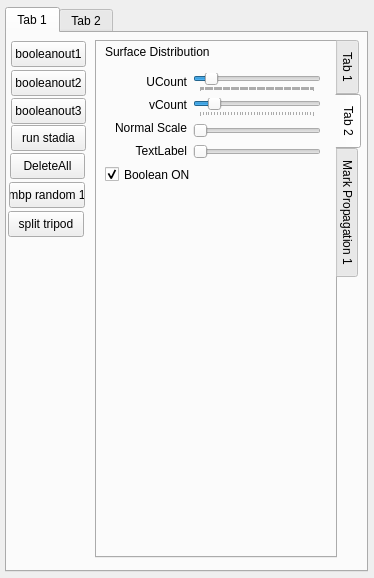
<?xml version="1.0" encoding="UTF-8"?>
<ui version="4.0">
 <class>boolsubstractgui</class>
 <widget class="QWidget" name="boolsubstractgui">
  <property name="geometry">
   <rect>
    <x>0</x>
    <y>0</y>
    <width>374</width>
    <height>578</height>
   </rect>
  </property>
  <property name="windowTitle">
   <string>boolsubstractgui</string>
  </property>
  <widget class="QTabWidget" name="tabWidget">
   <property name="geometry">
    <rect>
     <x>5</x>
     <y>7</y>
     <width>363</width>
     <height>565</height>
    </rect>
   </property>
   <property name="sizePolicy">
    <sizepolicy hsizetype="Expanding" vsizetype="Preferred">
     <horstretch>0</horstretch>
     <verstretch>0</verstretch>
    </sizepolicy>
   </property>
   <property name="currentIndex">
    <number>0</number>
   </property>
   <widget class="QWidget" name="tab">
    <attribute name="title">
     <string>Tab 1</string>
    </attribute>
    <widget class="QPushButton" name="pushButton">
     <property name="geometry">
      <rect>
       <x>4</x>
       <y>8</y>
       <width>75</width>
       <height>26</height>
      </rect>
     </property>
     <property name="text">
      <string>booleanout1</string>
     </property>
    </widget>
    <widget class="QPushButton" name="pushButton_2">
     <property name="geometry">
      <rect>
       <x>4</x>
       <y>37</y>
       <width>75</width>
       <height>26</height>
      </rect>
     </property>
     <property name="text">
      <string>booleanout2</string>
     </property>
    </widget>
    <widget class="QPushButton" name="pushButton_3">
     <property name="geometry">
      <rect>
       <x>4</x>
       <y>65</y>
       <width>75</width>
       <height>26</height>
      </rect>
     </property>
     <property name="text">
      <string>booleanout3</string>
     </property>
    </widget>
    <widget class="QTabWidget" name="tabWidget_2">
     <property name="geometry">
      <rect>
       <x>88</x>
       <y>7</y>
       <width>266</width>
       <height>518</height>
      </rect>
     </property>
     <property name="tabPosition">
      <enum>QTabWidget::East</enum>
     </property>
     <property name="currentIndex">
      <number>1</number>
     </property>
     <widget class="QWidget" name="model1tab">
      <property name="autoFillBackground">
       <bool>false</bool>
      </property>
      <attribute name="title">
       <string>Tab 1</string>
      </attribute>
      <widget class="QWidget" name="horizontalLayoutWidget">
       <property name="geometry">
        <rect>
         <x>2</x>
         <y>2</y>
         <width>229</width>
         <height>148</height>
        </rect>
       </property>
       <layout class="QHBoxLayout" name="horizontalLayout">
        <item>
         <layout class="QVBoxLayout" name="verticalLayout_2">
          <item>
           <widget class="QLabel" name="label">
            <property name="text">
             <string>x</string>
            </property>
            <property name="alignment">
             <set>Qt::AlignRight|Qt::AlignTrailing|Qt::AlignVCenter</set>
            </property>
           </widget>
          </item>
          <item>
           <widget class="QLabel" name="label_2">
            <property name="text">
             <string>y</string>
            </property>
            <property name="alignment">
             <set>Qt::AlignRight|Qt::AlignTrailing|Qt::AlignVCenter</set>
            </property>
           </widget>
          </item>
          <item>
           <widget class="QLabel" name="label_4">
            <property name="text">
             <string>z</string>
            </property>
            <property name="alignment">
             <set>Qt::AlignRight|Qt::AlignTrailing|Qt::AlignVCenter</set>
            </property>
           </widget>
          </item>
          <item>
           <widget class="QLabel" name="label_5">
            <property name="text">
             <string>angle</string>
            </property>
            <property name="alignment">
             <set>Qt::AlignRight|Qt::AlignTrailing|Qt::AlignVCenter</set>
            </property>
           </widget>
          </item>
          <item>
           <widget class="QLabel" name="label_6">
            <property name="text">
             <string>radius</string>
            </property>
            <property name="alignment">
             <set>Qt::AlignRight|Qt::AlignTrailing|Qt::AlignVCenter</set>
            </property>
           </widget>
          </item>
          <item>
           <widget class="QLabel" name="label_3">
            <property name="text">
             <string>length</string>
            </property>
            <property name="alignment">
             <set>Qt::AlignRight|Qt::AlignTrailing|Qt::AlignVCenter</set>
            </property>
           </widget>
          </item>
         </layout>
        </item>
        <item>
         <layout class="QVBoxLayout" name="verticalLayout">
          <item>
           <widget class="QSlider" name="xslider">
            <property name="maximum">
             <number>1000</number>
            </property>
            <property name="orientation">
             <enum>Qt::Horizontal</enum>
            </property>
           </widget>
          </item>
          <item>
           <widget class="QSlider" name="yslider">
            <property name="maximum">
             <number>1000</number>
            </property>
            <property name="orientation">
             <enum>Qt::Horizontal</enum>
            </property>
           </widget>
          </item>
          <item>
           <widget class="QSlider" name="zslider">
            <property name="maximum">
             <number>1000</number>
            </property>
            <property name="orientation">
             <enum>Qt::Horizontal</enum>
            </property>
           </widget>
          </item>
          <item>
           <widget class="QSlider" name="angleslider">
            <property name="maximum">
             <number>90</number>
            </property>
            <property name="value">
             <number>15</number>
            </property>
            <property name="orientation">
             <enum>Qt::Horizontal</enum>
            </property>
           </widget>
          </item>
          <item>
           <widget class="QSlider" name="radiusslider">
            <property name="minimum">
             <number>1</number>
            </property>
            <property name="maximum">
             <number>1000</number>
            </property>
            <property name="value">
             <number>20</number>
            </property>
            <property name="orientation">
             <enum>Qt::Horizontal</enum>
            </property>
           </widget>
          </item>
          <item>
           <widget class="QSlider" name="lengthslider">
            <property name="minimum">
             <number>10</number>
            </property>
            <property name="maximum">
             <number>1000</number>
            </property>
            <property name="value">
             <number>300</number>
            </property>
            <property name="orientation">
             <enum>Qt::Horizontal</enum>
            </property>
           </widget>
          </item>
         </layout>
        </item>
       </layout>
      </widget>
      <widget class="QCheckBox" name="bool_check">
       <property name="geometry">
        <rect>
         <x>5</x>
         <y>152</y>
         <width>85</width>
         <height>17</height>
        </rect>
       </property>
       <property name="text">
        <string>Boolean ON</string>
       </property>
       <property name="checked">
        <bool>true</bool>
       </property>
      </widget>
     </widget>
     <widget class="QWidget" name="tab_4">
      <attribute name="title">
       <string>Tab 2</string>
      </attribute>
      <widget class="QWidget" name="horizontalLayoutWidget_2">
       <property name="geometry">
        <rect>
         <x>7</x>
         <y>20</y>
         <width>228</width>
         <height>108</height>
        </rect>
       </property>
       <layout class="QHBoxLayout" name="horizontalLayout_2">
        <item>
         <layout class="QVBoxLayout" name="verticalLayout_3">
          <item>
           <widget class="QLabel" name="label_9">
            <property name="text">
             <string>UCount</string>
            </property>
            <property name="alignment">
             <set>Qt::AlignRight|Qt::AlignTrailing|Qt::AlignVCenter</set>
            </property>
           </widget>
          </item>
          <item>
           <widget class="QLabel" name="labelvcount">
            <property name="text">
             <string>vCount</string>
            </property>
            <property name="alignment">
             <set>Qt::AlignRight|Qt::AlignTrailing|Qt::AlignVCenter</set>
            </property>
           </widget>
          </item>
          <item>
           <widget class="QLabel" name="labelnormalscale">
            <property name="text">
             <string>Normal Scale</string>
            </property>
            <property name="alignment">
             <set>Qt::AlignRight|Qt::AlignTrailing|Qt::AlignVCenter</set>
            </property>
           </widget>
          </item>
          <item>
           <widget class="QLabel" name="label_7">
            <property name="text">
             <string>TextLabel</string>
            </property>
            <property name="alignment">
             <set>Qt::AlignRight|Qt::AlignTrailing|Qt::AlignVCenter</set>
            </property>
           </widget>
          </item>
         </layout>
        </item>
        <item>
         <layout class="QVBoxLayout" name="verticalLayout_4">
          <item>
           <widget class="QSlider" name="hb_ucountslider">
            <property name="maximum">
             <number>100</number>
            </property>
            <property name="value">
             <number>10</number>
            </property>
            <property name="sliderPosition">
             <number>10</number>
            </property>
            <property name="orientation">
             <enum>Qt::Horizontal</enum>
            </property>
            <property name="invertedAppearance">
             <bool>false</bool>
            </property>
            <property name="invertedControls">
             <bool>false</bool>
            </property>
            <property name="tickPosition">
             <enum>QSlider::TicksBelow</enum>
            </property>
            <property name="tickInterval">
             <number>1</number>
            </property>
           </widget>
          </item>
          <item>
           <widget class="QSlider" name="hb_vcountslider">
            <property name="maximum">
             <number>40</number>
            </property>
            <property name="value">
             <number>5</number>
            </property>
            <property name="orientation">
             <enum>Qt::Horizontal</enum>
            </property>
            <property name="tickPosition">
             <enum>QSlider::TicksBelow</enum>
            </property>
            <property name="tickInterval">
             <number>1</number>
            </property>
           </widget>
          </item>
          <item>
           <widget class="QSlider" name="hb_normalscale">
            <property name="minimum">
             <number>1</number>
            </property>
            <property name="maximum">
             <number>200</number>
            </property>
            <property name="orientation">
             <enum>Qt::Horizontal</enum>
            </property>
           </widget>
          </item>
          <item>
           <widget class="QSlider" name="horizontalSlider_2">
            <property name="orientation">
             <enum>Qt::Horizontal</enum>
            </property>
           </widget>
          </item>
         </layout>
        </item>
       </layout>
      </widget>
      <widget class="QLabel" name="label_11">
       <property name="geometry">
        <rect>
         <x>8</x>
         <y>2</y>
         <width>107</width>
         <height>16</height>
        </rect>
       </property>
       <property name="text">
        <string>Surface Distribution </string>
       </property>
      </widget>
      <widget class="QCheckBox" name="hb_bool_check">
       <property name="geometry">
        <rect>
         <x>8</x>
         <y>124</y>
         <width>85</width>
         <height>17</height>
        </rect>
       </property>
       <property name="text">
        <string>Boolean ON</string>
       </property>
       <property name="checked">
        <bool>true</bool>
       </property>
      </widget>
     </widget>
     <widget class="QWidget" name="tab_3">
      <attribute name="title">
       <string>Mark Propagation 1</string>
      </attribute>
      <widget class="QWidget" name="horizontalLayoutWidget_3">
       <property name="geometry">
        <rect>
         <x>6</x>
         <y>28</y>
         <width>229</width>
         <height>48</height>
        </rect>
       </property>
       <layout class="QHBoxLayout" name="horizontalLayout_3">
        <item>
         <layout class="QVBoxLayout" name="verticalLayout_5">
          <item>
           <widget class="QLabel" name="label_8">
            <property name="text">
             <string>Width</string>
            </property>
            <property name="alignment">
             <set>Qt::AlignRight|Qt::AlignTrailing|Qt::AlignVCenter</set>
            </property>
           </widget>
          </item>
          <item>
           <widget class="QLabel" name="label_10">
            <property name="text">
             <string>Height</string>
            </property>
            <property name="alignment">
             <set>Qt::AlignRight|Qt::AlignTrailing|Qt::AlignVCenter</set>
            </property>
           </widget>
          </item>
         </layout>
        </item>
        <item>
         <layout class="QVBoxLayout" name="verticalLayout_6">
          <item>
           <widget class="QSlider" name="mbp_panelwidth">
            <property name="maximum">
             <number>100</number>
            </property>
            <property name="value">
             <number>10</number>
            </property>
            <property name="orientation">
             <enum>Qt::Horizontal</enum>
            </property>
           </widget>
          </item>
          <item>
           <widget class="QSlider" name="mbp_panelheight">
            <property name="maximum">
             <number>100</number>
            </property>
            <property name="value">
             <number>10</number>
            </property>
            <property name="orientation">
             <enum>Qt::Horizontal</enum>
            </property>
           </widget>
          </item>
         </layout>
        </item>
       </layout>
      </widget>
      <widget class="QLabel" name="label_16">
       <property name="geometry">
        <rect>
         <x>7</x>
         <y>10</y>
         <width>108</width>
         <height>16</height>
        </rect>
       </property>
       <property name="text">
        <string>Propagation Settings</string>
       </property>
      </widget>
      <widget class="QWidget" name="horizontalLayoutWidget_4">
       <property name="geometry">
        <rect>
         <x>46</x>
         <y>147</y>
         <width>189</width>
         <height>48</height>
        </rect>
       </property>
       <layout class="QHBoxLayout" name="horizontalLayout_4">
        <item>
         <layout class="QVBoxLayout" name="verticalLayout_7">
          <item>
           <widget class="QLabel" name="label_17">
            <property name="text">
             <string>Rad</string>
            </property>
            <property name="alignment">
             <set>Qt::AlignRight|Qt::AlignTrailing|Qt::AlignVCenter</set>
            </property>
           </widget>
          </item>
          <item>
           <widget class="QLabel" name="label_18">
            <property name="text">
             <string>Angle</string>
            </property>
            <property name="alignment">
             <set>Qt::AlignRight|Qt::AlignTrailing|Qt::AlignVCenter</set>
            </property>
           </widget>
          </item>
         </layout>
        </item>
        <item>
         <layout class="QVBoxLayout" name="verticalLayout_8">
          <item>
           <widget class="QSlider" name="mbp_ulradslider">
            <property name="maximum">
             <number>100</number>
            </property>
            <property name="value">
             <number>10</number>
            </property>
            <property name="orientation">
             <enum>Qt::Horizontal</enum>
            </property>
           </widget>
          </item>
          <item>
           <widget class="QSlider" name="mbp_ulangslider">
            <property name="maximum">
             <number>100</number>
            </property>
            <property name="value">
             <number>10</number>
            </property>
            <property name="orientation">
             <enum>Qt::Horizontal</enum>
            </property>
           </widget>
          </item>
         </layout>
        </item>
       </layout>
      </widget>
      <widget class="QLabel" name="label_23">
       <property name="geometry">
        <rect>
         <x>9</x>
         <y>99</y>
         <width>108</width>
         <height>16</height>
        </rect>
       </property>
       <property name="text">
        <string>Panel Settings</string>
       </property>
      </widget>
      <widget class="Line" name="line">
       <property name="geometry">
        <rect>
         <x>8</x>
         <y>78</y>
         <width>227</width>
         <height>16</height>
        </rect>
       </property>
       <property name="orientation">
        <enum>Qt::Horizontal</enum>
       </property>
      </widget>
      <widget class="Line" name="line_2">
       <property name="geometry">
        <rect>
         <x>8</x>
         <y>114</y>
         <width>227</width>
         <height>16</height>
        </rect>
       </property>
       <property name="orientation">
        <enum>Qt::Horizontal</enum>
       </property>
      </widget>
      <widget class="QLabel" name="label_24">
       <property name="geometry">
        <rect>
         <x>30</x>
         <y>131</y>
         <width>130</width>
         <height>16</height>
        </rect>
       </property>
       <property name="styleSheet">
        <string notr="true">font: 75 8pt &quot;MS Shell Dlg 2&quot;;</string>
       </property>
       <property name="text">
        <string>1-Upper Left Hyberboloid </string>
       </property>
       <property name="textFormat">
        <enum>Qt::RichText</enum>
       </property>
      </widget>
      <widget class="QWidget" name="horizontalLayoutWidget_5">
       <property name="geometry">
        <rect>
         <x>47</x>
         <y>219</y>
         <width>189</width>
         <height>48</height>
        </rect>
       </property>
       <layout class="QHBoxLayout" name="horizontalLayout_5">
        <item>
         <layout class="QVBoxLayout" name="verticalLayout_9">
          <item>
           <widget class="QLabel" name="label_19">
            <property name="text">
             <string>Rad</string>
            </property>
            <property name="alignment">
             <set>Qt::AlignRight|Qt::AlignTrailing|Qt::AlignVCenter</set>
            </property>
           </widget>
          </item>
          <item>
           <widget class="QLabel" name="label_20">
            <property name="text">
             <string>Angle</string>
            </property>
            <property name="alignment">
             <set>Qt::AlignRight|Qt::AlignTrailing|Qt::AlignVCenter</set>
            </property>
           </widget>
          </item>
         </layout>
        </item>
        <item>
         <layout class="QVBoxLayout" name="verticalLayout_10">
          <item>
           <widget class="QSlider" name="mbp_urradslider_">
            <property name="maximum">
             <number>100</number>
            </property>
            <property name="value">
             <number>10</number>
            </property>
            <property name="orientation">
             <enum>Qt::Horizontal</enum>
            </property>
           </widget>
          </item>
          <item>
           <widget class="QSlider" name="mbp_urangslider">
            <property name="maximum">
             <number>100</number>
            </property>
            <property name="value">
             <number>10</number>
            </property>
            <property name="orientation">
             <enum>Qt::Horizontal</enum>
            </property>
           </widget>
          </item>
         </layout>
        </item>
       </layout>
      </widget>
      <widget class="QLabel" name="label_25">
       <property name="geometry">
        <rect>
         <x>31</x>
         <y>203</y>
         <width>135</width>
         <height>16</height>
        </rect>
       </property>
       <property name="styleSheet">
        <string notr="true">font: 75 8pt &quot;MS Shell Dlg 2&quot;;</string>
       </property>
       <property name="text">
        <string>2- Upper Right Hyberboloid</string>
       </property>
       <property name="textFormat">
        <enum>Qt::RichText</enum>
       </property>
      </widget>
      <widget class="QWidget" name="horizontalLayoutWidget_6">
       <property name="geometry">
        <rect>
         <x>48</x>
         <y>288</y>
         <width>189</width>
         <height>48</height>
        </rect>
       </property>
       <layout class="QHBoxLayout" name="horizontalLayout_6">
        <item>
         <layout class="QVBoxLayout" name="verticalLayout_11">
          <item>
           <widget class="QLabel" name="label_21">
            <property name="text">
             <string>Rad</string>
            </property>
            <property name="alignment">
             <set>Qt::AlignRight|Qt::AlignTrailing|Qt::AlignVCenter</set>
            </property>
           </widget>
          </item>
          <item>
           <widget class="QLabel" name="label_22">
            <property name="text">
             <string>Angle</string>
            </property>
            <property name="alignment">
             <set>Qt::AlignRight|Qt::AlignTrailing|Qt::AlignVCenter</set>
            </property>
           </widget>
          </item>
         </layout>
        </item>
        <item>
         <layout class="QVBoxLayout" name="verticalLayout_12">
          <item>
           <widget class="QSlider" name="mbp_llradslider">
            <property name="maximum">
             <number>100</number>
            </property>
            <property name="value">
             <number>10</number>
            </property>
            <property name="orientation">
             <enum>Qt::Horizontal</enum>
            </property>
           </widget>
          </item>
          <item>
           <widget class="QSlider" name="mbp_llangslider">
            <property name="maximum">
             <number>100</number>
            </property>
            <property name="value">
             <number>10</number>
            </property>
            <property name="orientation">
             <enum>Qt::Horizontal</enum>
            </property>
           </widget>
          </item>
         </layout>
        </item>
       </layout>
      </widget>
      <widget class="QLabel" name="label_26">
       <property name="geometry">
        <rect>
         <x>32</x>
         <y>272</y>
         <width>131</width>
         <height>16</height>
        </rect>
       </property>
       <property name="styleSheet">
        <string notr="true">font: 75 8pt &quot;MS Shell Dlg 2&quot;;</string>
       </property>
       <property name="text">
        <string>3- Lower Left Hyberboloid</string>
       </property>
       <property name="textFormat">
        <enum>Qt::RichText</enum>
       </property>
      </widget>
      <widget class="QWidget" name="horizontalLayoutWidget_7">
       <property name="geometry">
        <rect>
         <x>49</x>
         <y>357</y>
         <width>189</width>
         <height>48</height>
        </rect>
       </property>
       <layout class="QHBoxLayout" name="horizontalLayout_8">
        <item>
         <layout class="QVBoxLayout" name="verticalLayout_15">
          <item>
           <widget class="QLabel" name="label_27">
            <property name="text">
             <string>Rad</string>
            </property>
            <property name="alignment">
             <set>Qt::AlignRight|Qt::AlignTrailing|Qt::AlignVCenter</set>
            </property>
           </widget>
          </item>
          <item>
           <widget class="QLabel" name="label_30">
            <property name="text">
             <string>Angle</string>
            </property>
            <property name="alignment">
             <set>Qt::AlignRight|Qt::AlignTrailing|Qt::AlignVCenter</set>
            </property>
           </widget>
          </item>
         </layout>
        </item>
        <item>
         <layout class="QVBoxLayout" name="verticalLayout_16">
          <item>
           <widget class="QSlider" name="mbp_lrradslider">
            <property name="maximum">
             <number>100</number>
            </property>
            <property name="value">
             <number>10</number>
            </property>
            <property name="orientation">
             <enum>Qt::Horizontal</enum>
            </property>
           </widget>
          </item>
          <item>
           <widget class="QSlider" name="mbp_lrangslider">
            <property name="maximum">
             <number>100</number>
            </property>
            <property name="value">
             <number>10</number>
            </property>
            <property name="orientation">
             <enum>Qt::Horizontal</enum>
            </property>
           </widget>
          </item>
         </layout>
        </item>
       </layout>
      </widget>
      <widget class="QLabel" name="label_31">
       <property name="geometry">
        <rect>
         <x>33</x>
         <y>341</y>
         <width>135</width>
         <height>16</height>
        </rect>
       </property>
       <property name="styleSheet">
        <string notr="true">font: 75 8pt &quot;MS Shell Dlg 2&quot;;</string>
       </property>
       <property name="text">
        <string>4- Lower Right Hyberboloid </string>
       </property>
       <property name="textFormat">
        <enum>Qt::RichText</enum>
       </property>
      </widget>
      <widget class="QCheckBox" name="rndcheckbox">
       <property name="geometry">
        <rect>
         <x>18</x>
         <y>421</y>
         <width>89</width>
         <height>17</height>
        </rect>
       </property>
       <property name="text">
        <string>Random Bool</string>
       </property>
       <property name="checked">
        <bool>true</bool>
       </property>
      </widget>
     </widget>
    </widget>
    <widget class="QPushButton" name="pushButton_4">
     <property name="geometry">
      <rect>
       <x>4</x>
       <y>92</y>
       <width>75</width>
       <height>26</height>
      </rect>
     </property>
     <property name="text">
      <string>run stadia</string>
     </property>
    </widget>
    <widget class="QPushButton" name="deletebtn">
     <property name="geometry">
      <rect>
       <x>3</x>
       <y>120</y>
       <width>75</width>
       <height>26</height>
      </rect>
     </property>
     <property name="text">
      <string>DeleteAll</string>
     </property>
    </widget>
    <widget class="QPushButton" name="executerandom1btn">
     <property name="geometry">
      <rect>
       <x>2</x>
       <y>149</y>
       <width>76</width>
       <height>26</height>
      </rect>
     </property>
     <property name="text">
      <string>mbp random 1</string>
     </property>
    </widget>
    <widget class="QPushButton" name="splittripodbtn">
     <property name="geometry">
      <rect>
       <x>1</x>
       <y>178</y>
       <width>76</width>
       <height>26</height>
      </rect>
     </property>
     <property name="text">
      <string>split tripod</string>
     </property>
    </widget>
   </widget>
   <widget class="QWidget" name="tab_2">
    <attribute name="title">
     <string>Tab 2</string>
    </attribute>
   </widget>
  </widget>
 </widget>
 <layoutdefault spacing="6" margin="11"/>
 <resources/>
 <connections/>
</ui>
